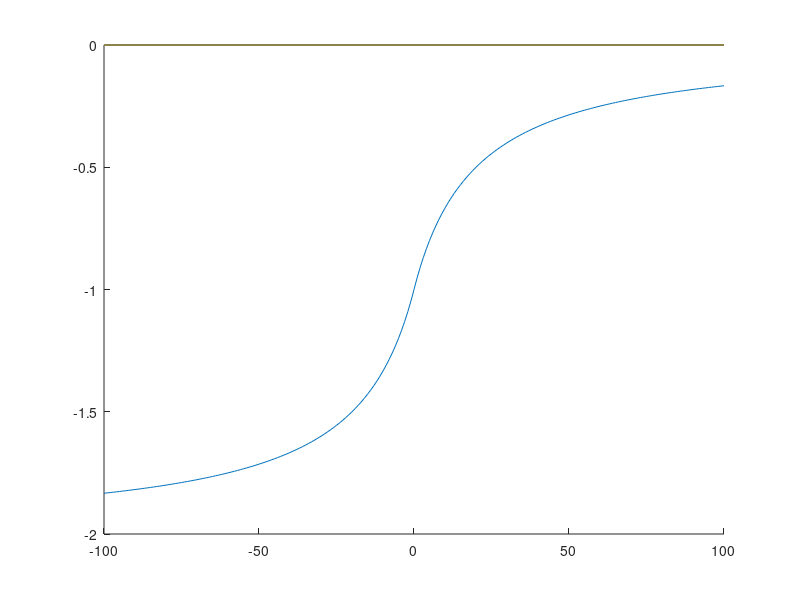

Reproduce this figure in MATLAB.
function sigmoid_fns()
    hold on;
    R = 1;
    N = 200;
    for c=20:20
        range = -N/2: 1: N/2;
        res = zeros(length(range));
        for x = -N/2: 1: N/2
            res(x+N/2+1) = helper_2(x, c);            
        end
        plot(range, res);
    end
    hold off;
end


function y = helper(x, c)
    y = x / (c + abs(x));
end

function y = helper_1(x, c)
    y = 1- (x / (c + abs(x)));
end

function y = helper_2(x, c)
    y = -1 + (x / (c + abs(x)));
end